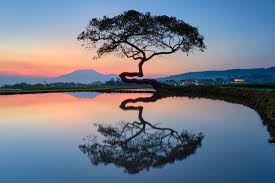
#> input picture 5.jpg, 275 x 183 px, given in place of hiji.jpg, which was not available
$ jupyter execute 'Filter Rerata.ipynb'   (shell and % lines are left out)
#> lines starting #> are read from the running program, lines starting #| are printed output that depends on the picture; pictures that were not available may be replaced by others from this repository, and a replacement may not be noted
[cell 1]
# untuk meng impot libary yg ada di python
import matplotlib.pyplot as plt

from skimage import data
from skimage.io import imread
from skimage.color import rgb2gray
import numpy as np
# untuk membaca citra menggunakan imread
citra1 = imread(fname="hiji.jpg")
#> citra1 is the input picture: shape (183, 275, 3); mean R, G, B 115.1, 122.2, 137.1
citra2 = imread(fname="dua.jpg")
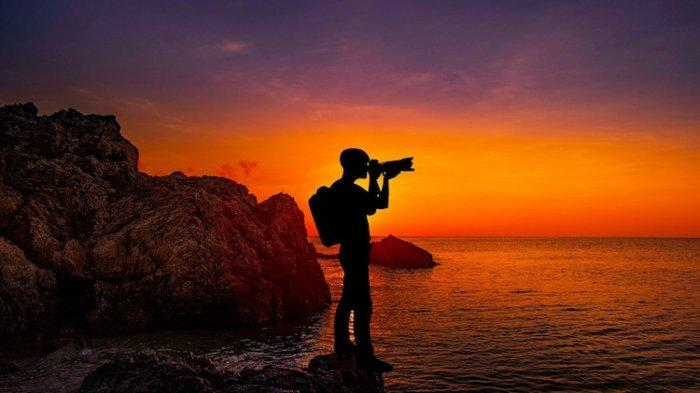
#> input picture dua.jpg, 700 x 393 px
#> citra2 is the input picture: shape (393, 700, 3); mean R, G, B 103.9, 50, 31.5

# menampilkan dimensi citra
print('Shape citra 1 : ', citra1.shape)
#| Shape citra 1 :  (183, 275, 3)
print('Shape citra 2 : ', citra2.shape)
#| Shape citra 2 :  (393, 700, 3)

# menampilkan citra 1 dan 2 menggunakan subplot
fig, axes = plt.subplots(1, 2, figsize=(10, 10))
ax = axes.ravel()

ax[0].imshow(citra1, cmap = 'gray') # menampilkan citra 1 dalam skala gray
ax[0].set_title("Citra 1") # untuk menampilkan title
ax[1].imshow(citra2, cmap = 'gray') # menampilkan citra 2 dalam skala gray
ax[1].set_title("Citra 2") # untuk menampilkan title
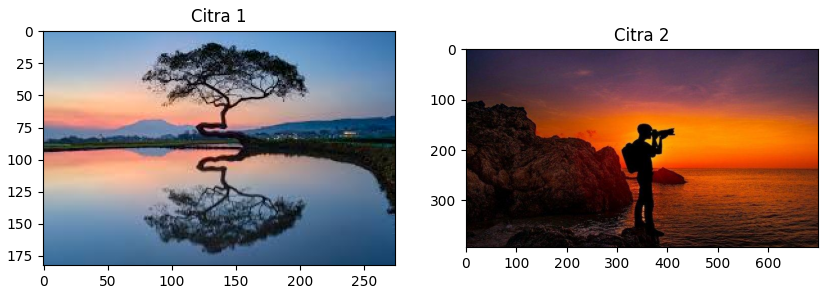
#> figure drawn by matplotlib, 2 panels

[cell 2]
# untuk mengcopy citra 1 dan 2 dengan tipe data float
copyCitra1 = citra1.copy().astype(float)
copyCitra2 = citra2.copy().astype(float)

# untuk mendapatkan dimensi citra 1 dan menginisialisasi output 1
m1,n1 = copyCitra1.shape[:2]
#> m1 = 183; n1 = 275
output1 = np.empty([m1, n1])

#  untuk mendapatkan dimensi citra 1 dan menginisialisasi output 1
m2,n2 = copyCitra2.shape[:2]
#> m2 = 393; n2 = 700
output2 = np.empty([m2, n2])

# menampilkan dimensi copycitra1 dan output1
print('Shape copy citra 1 : ', copyCitra1.shape)
#| Shape copy citra 1 :  (183, 275, 3)
print('Shape output citra 1 : ', output1.shape)
#| Shape output citra 1 :  (183, 275)
print('m1 : ',m1)
#| m1 :  183
print('n1 : ',n1)
#| n1 :  275
print()

# menampilkan dimensi copycitra2 dan output2
print('Shape copy citra 2 : ', copyCitra2.shape)
#| Shape copy citra 2 :  (393, 700, 3)
print('Shape output citra 3 : ', output2.shape)
#| Shape output citra 3 :  (393, 700)
print('m2 : ',m2)
#| m2 :  393
print('n2 : ',n2)
#| n2 :  700
print()

[cell 3]
# menginisialisasi output1 dengan matriks nol berukuran (m1, n1) dan tipe data float64
output1 = np.zeros((m1, n1), dtype=np.float64)


# melakukan looping untuk setiap posisi baris dan kolom pada citra 1
for baris in range(0, m1-1):
    for kolom in range(0, n1-1):
        a1 = baris
        b1 = kolom
         # menghitung jumlah dari nilai piksel sekitar (9 piksel) pada citra 1
        jumlah = np.sum([
            copyCitra1[a1-1, b1-1], copyCitra1[a1-1, b1], copyCitra1[a1-1, b1+1],
            copyCitra1[a1, b1-1], copyCitra1[a1, b1], copyCitra1[a1, b1+1],
            copyCitra1[a1+1, b1-1], copyCitra1[a1+1, b1], copyCitra1[a1+1, b1+1]
        ])
        # Menghitung nilai rata-rata dari piksel dan menyimpannya pada output1
        output1[a1, b1] = (1/9) * jumlah
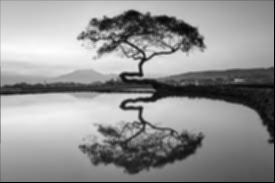
#> output1: shape (183, 275) float64; min 0, max 642.7, mean 371.5; drawn with min black and max white
# menginisialisasi output2 dengan matriks nol berukuran (m2, n2) dan tipe data float64
output2 = np.zeros((m2, n2), dtype=np.float64)

# melakukan looping untuk setiap posisi baris dan kolom pada citra 2
for baris1 in range(0, m2-1):
    for kolom1 in range(0, n2-1):
        a1 = baris1
        b1 = kolom1
        # menghitung jumlah dari nilai piksel sekitar (9 piksel) pada citra 2
        jumlah = np.sum([
            copyCitra2[a1-1, b1-1], copyCitra2[a1-1, b1], copyCitra2[a1-1, b1+1],
            copyCitra2[a1, b1-1], copyCitra2[a1, b1], copyCitra2[a1, b1+1],
            copyCitra2[a1+1, b1-1], copyCitra2[a1+1, b1], copyCitra2[a1+1, b1+1]
        ])
        # Menghitung nilai rata-rata dari piksel dan menyimpannya pada output2
        output2[a1, b1] = (1/9) * jumlah
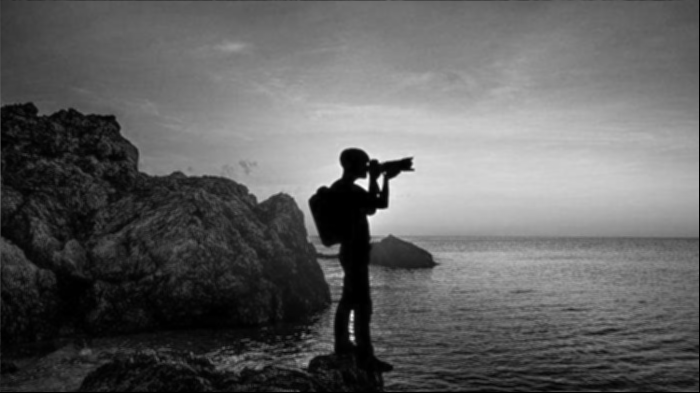
#> output2: shape (393, 700) float64; min 0, max 487.1, mean 184.9; drawn with min black and max white
fig, axes = plt.subplots(2, 2, figsize=(10, 10)) # membuat sebuah figure dengan ukuran 10x10 dan ukuran axes 2x2
ax = axes.ravel()# untuk mengubah array multidimensi menjadi array satu dimensi

# menampilkan input citra 1
ax[0].imshow(citra1, cmap = 'gray')
ax[0].set_title("Input Citra 1")

# menampilkan input citra 2
ax[1].imshow(citra2, cmap = 'gray')
ax[1].set_title("Input Citra 1")

# menampillkan output citra 1
ax[2].imshow(output1, cmap = 'gray')
ax[2].set_title("Output Citra 1")

# menampilkan output citra 2
ax[3].imshow(output2, cmap = 'gray')
ax[3].set_title("Output Citra 2")
